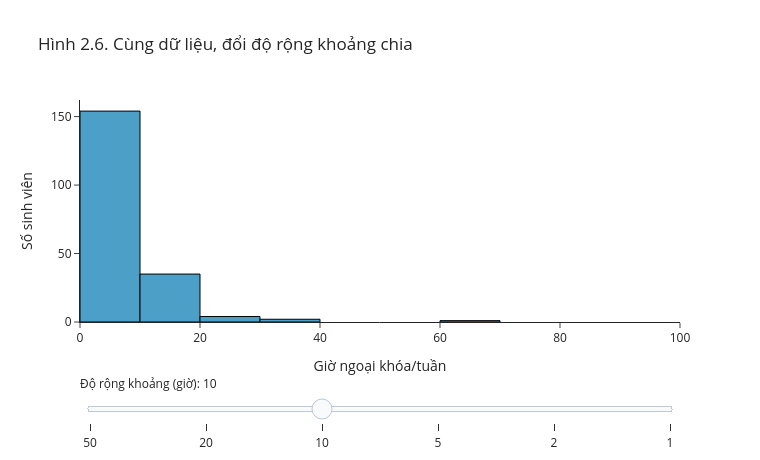

The notebook cell saved with this chart:
### Markdown cell above
### 2.3 Độ rộng khoảng chia là một quyết định

Độ rộng khoảng do người vẽ chọn. Chọn khác đi thì hình khác đi.

> **W02-EX05 [REASONING] — Cùng dữ liệu, khác độ rộng khoảng chia.** Chạy ô dưới, kéo thanh trượt qua các độ rộng khoảng rồi trả lời: đặc điểm nào ổn định qua các cách chia? Đặc điểm nào thay đổi? Có nên kết luận chắc chắn về số đỉnh chỉ từ một lựa chọn độ rộng khoảng không?

### Code cell
# Kéo thanh trượt dưới hình để đổi độ rộng khoảng (giờ)
cac_do_rong = [50, 20, 10, 5, 2, 1]
mac_dinh = 10

fig = go.Figure()
for w in cac_do_rong:
    fig.add_trace(go.Histogram(
        x=gio_ngoai_khoa, xbins=dict(start=0, end=100, size=w), visible=(w == mac_dinh),
        marker=dict(color="#4C9FC7", line=dict(color="black", width=1)),
        hovertemplate="khoảng quanh %{x} giờ: %{y} sinh viên<extra></extra>"))
buoc = [dict(method="update", label=str(w), args=[{"visible": [v == w for v in cac_do_rong]}])
        for w in cac_do_rong]
fig.update_layout(
    title="Hình 2.6. Cùng dữ liệu, đổi độ rộng khoảng chia",
    xaxis_title="Giờ ngoại khóa/tuần", yaxis_title="Số sinh viên", bargap=0, showlegend=False,
    width=760, height=460,
    sliders=[dict(active=cac_do_rong.index(mac_dinh), steps=buoc, pad={"t": 50},
                  currentvalue={"prefix": "Độ rộng khoảng (giờ): "})])
fig.update_xaxes(range=[0, 100])
fig.show()

### Figure 1 — Plotly figure (JSON) as saved in the notebook; plotly's stock layout.template omitted (floating-point values rounded to 4 significant figures; data arrays with more than 128 entries replaced by an {"elided": "..."} marker saying what was removed)
{"data": [{"hovertemplate": "khoảng quanh %{x} giờ: %{y} sinh viên<extra></extra>", "marker": {"color": "#4C9FC7", "line": {"color": "black", "width": 1}}, "type": "histogram", "visible": false, "x": {"elided": "196 float values"}, "xbins": {"end": 100, "size": 50, "start": 0}}, {"hovertemplate": "khoảng quanh %{x} giờ: %{y} sinh viên<extra></extra>", "marker": {"color": "#4C9FC7", "line": {"color": "black", "width": 1}}, "type": "histogram", "visible": false, "x": {"elided": "196 float values"}, "xbins": {"end": 100, "size": 20, "start": 0}}, {"hovertemplate": "khoảng quanh %{x} giờ: %{y} sinh viên<extra></extra>", "marker": {"color": "#4C9FC7", "line": {"color": "black", "width": 1}}, "type": "histogram", "visible": true, "x": {"elided": "196 float values"}, "xbins": {"end": 100, "size": 10, "start": 0}}, {"hovertemplate": "khoảng quanh %{x} giờ: %{y} sinh viên<extra></extra>", "marker": {"color": "#4C9FC7", "line": {"color": "black", "width": 1}}, "type": "histogram", "visible": false, "x": {"elided": "196 float values"}, "xbins": {"end": 100, "size": 5, "start": 0}}, {"hovertemplate": "khoảng quanh %{x} giờ: %{y} sinh viên<extra></extra>", "marker": {"color": "#4C9FC7", "line": {"color": "black", "width": 1}}, "type": "histogram", "visible": false, "x": {"elided": "196 float values"}, "xbins": {"end": 100, "size": 2, "start": 0}}, {"hovertemplate": "khoảng quanh %{x} giờ: %{y} sinh viên<extra></extra>", "marker": {"color": "#4C9FC7", "line": {"color": "black", "width": 1}}, "type": "histogram", "visible": false, "x": {"elided": "196 float values"}, "xbins": {"end": 100, "size": 1, "start": 0}}], "layout": {"bargap": 0, "height": 460, "showlegend": false, "sliders": [{"active": 2, "currentvalue": {"prefix": "Độ rộng khoảng (giờ): "}, "pad": {"t": 50}, "steps": [{"args": [{"visible": [true, false, false, false, false, false]}], "label": "50", "method": "update"}, {"args": [{"visible": [false, true, false, false, false, false]}], "label": "20", "method": "update"}, {"args": [{"visible": [false, false, true, false, false, false]}], "label": "10", "method": "update"}, {"args": [{"visible": [false, false, false, true, false, false]}], "label": "5", "method": "update"}, {"args": [{"visible": [false, false, false, false, true, false]}], "label": "2", "method": "update"}, {"args": [{"visible": [false, false, false, false, false, true]}], "label": "1", "method": "update"}]}], "title": {"text": "Hình 2.6. Cùng dữ liệu, đổi độ rộng khoảng chia"}, "width": 760, "xaxis": {"range": [0, 100], "title": {"text": "Giờ ngoại khóa/tuần"}}, "yaxis": {"title": {"text": "Số sinh viên"}}}}
